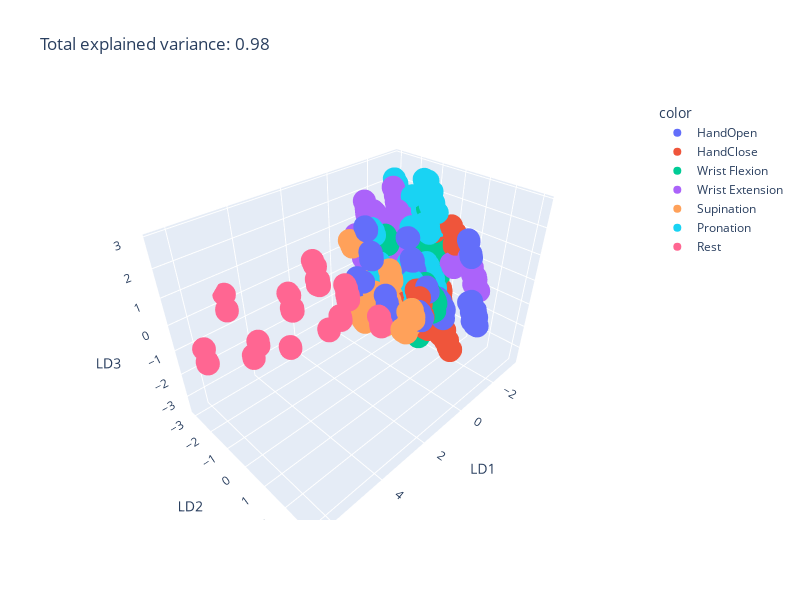

This figure's notebook cell:
### Code cell
total_var = lda.explained_variance_ratio_.sum()
fig = px.scatter_3d(components, x=0, y=1, z=2, color=y, title=f'Total explained variance: {total_var:.2f}', 
                    labels={'0': 'LD1', '1': 'LD2', '2': 'LD3', '3': 'LD4', '4': 'LD5'}, width=800, height=600)
fig.show()

### Figure 1 — Plotly figure (JSON) as saved in the notebook; plotly's stock layout.template omitted (floating-point values rounded to 4 significant figures; data arrays with more than 128 entries replaced by an {"elided": "..."} marker saying what was removed)
{"data": [{"hovertemplate": "color=HandOpen<br>LD1=%{x}<br>LD2=%{y}<br>LD3=%{z}<extra></extra>", "legendgroup": "HandOpen", "marker": {"color": "#636efa", "symbol": "circle"}, "mode": "markers", "name": "HandOpen", "scene": "scene", "showlegend": true, "type": "scatter3d", "x": {"elided": "264 float values"}, "y": {"elided": "264 float values"}, "z": {"elided": "264 float values"}}, {"hovertemplate": "color=HandClose<br>LD1=%{x}<br>LD2=%{y}<br>LD3=%{z}<extra></extra>", "legendgroup": "HandClose", "marker": {"color": "#EF553B", "symbol": "circle"}, "mode": "markers", "name": "HandClose", "scene": "scene", "showlegend": true, "type": "scatter3d", "x": {"elided": "264 float values"}, "y": {"elided": "264 float values"}, "z": {"elided": "264 float values"}}, {"hovertemplate": "color=Wrist Flexion<br>LD1=%{x}<br>LD2=%{y}<br>LD3=%{z}<extra></extra>", "legendgroup": "Wrist Flexion", "marker": {"color": "#00cc96", "symbol": "circle"}, "mode": "markers", "name": "Wrist Flexion", "scene": "scene", "showlegend": true, "type": "scatter3d", "x": {"elided": "264 float values"}, "y": {"elided": "264 float values"}, "z": {"elided": "264 float values"}}, {"hovertemplate": "color=Wrist Extension<br>LD1=%{x}<br>LD2=%{y}<br>LD3=%{z}<extra></extra>", "legendgroup": "Wrist Extension", "marker": {"color": "#ab63fa", "symbol": "circle"}, "mode": "markers", "name": "Wrist Extension", "scene": "scene", "showlegend": true, "type": "scatter3d", "x": {"elided": "264 float values"}, "y": {"elided": "264 float values"}, "z": {"elided": "264 float values"}}, {"hovertemplate": "color=Supination<br>LD1=%{x}<br>LD2=%{y}<br>LD3=%{z}<extra></extra>", "legendgroup": "Supination", "marker": {"color": "#FFA15A", "symbol": "circle"}, "mode": "markers", "name": "Supination", "scene": "scene", "showlegend": true, "type": "scatter3d", "x": {"elided": "264 float values"}, "y": {"elided": "264 float values"}, "z": {"elided": "264 float values"}}, {"hovertemplate": "color=Pronation<br>LD1=%{x}<br>LD2=%{y}<br>LD3=%{z}<extra></extra>", "legendgroup": "Pronation", "marker": {"color": "#19d3f3", "symbol": "circle"}, "mode": "markers", "name": "Pronation", "scene": "scene", "showlegend": true, "type": "scatter3d", "x": {"elided": "264 float values"}, "y": {"elided": "264 float values"}, "z": {"elided": "264 float values"}}, {"hovertemplate": "color=Rest<br>LD1=%{x}<br>LD2=%{y}<br>LD3=%{z}<extra></extra>", "legendgroup": "Rest", "marker": {"color": "#FF6692", "symbol": "circle"}, "mode": "markers", "name": "Rest", "scene": "scene", "showlegend": true, "type": "scatter3d", "x": {"elided": "264 float values"}, "y": {"elided": "264 float values"}, "z": {"elided": "264 float values"}}], "layout": {"height": 600, "legend": {"title": {"text": "color"}, "tracegroupgap": 0}, "scene": {"domain": {"x": [0, 1], "y": [0, 1]}, "xaxis": {"title": {"text": "LD1"}}, "yaxis": {"title": {"text": "LD2"}}, "zaxis": {"title": {"text": "LD3"}}}, "title": {"text": "Total explained variance: 0.98"}, "width": 800}}
